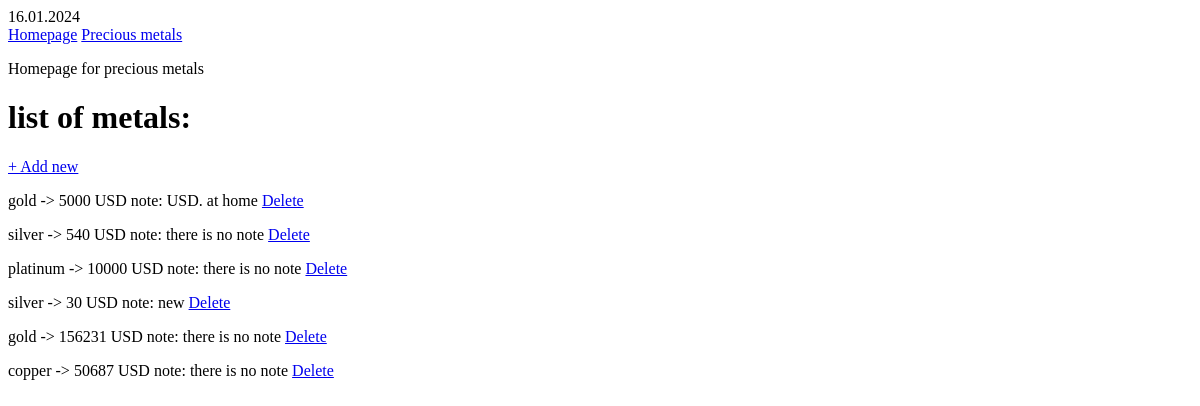
The app's page /precious_metal/, older data.
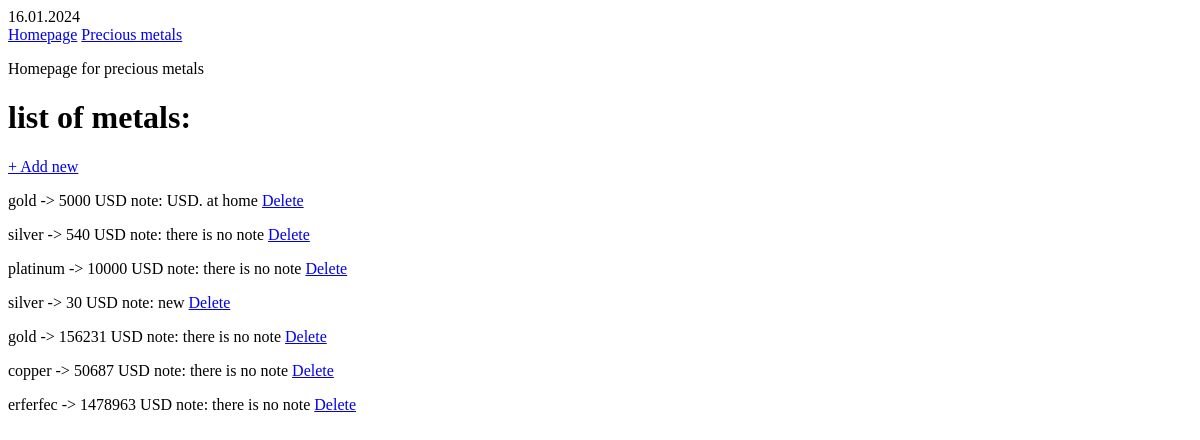
The same page, newer data.
### precious_metal/models.py (models this page shows, shortened)
class PreciousMetal(models.Model):
    item = models.CharField(max_length=30)
    value = models.IntegerField()
    note = models.CharField(null=True, blank=True, max_length=255)
    created = models.DateTimeField(auto_now_add=True)

### precious_metal/views.py (the view)
# urls.py: path("", PreciousMetalHomepage.as_view(), name="precious_metal_homepage"),
class PreciousMetalHomepage(ListView): #Listview has probably "objectlist" as original function
    model = PreciousMetal
    template_name = "precious_metal/homepage_precious_metal.html"

### precious_metal/templates/precious_metal/homepage_precious_metal.html (shortened to what this page needs)
{% extends "base/base.html" %}
{% block body %}
<p>Homepage for precious metals</p>
<h1>list of metals:</h1>
<p><a href="{% url "metal_create" %}">+ Add new</a></p>
{% for metal in object_list %}
        <p>{{ metal.item }} -> {{ metal.value }} USD    note:
            {% if metal.note == None %}
                <span>there is no note</span>
            {% else %}
                <span>{{ metal.note }}</span>
            {% endif %}
        <span>
            <a href="{% url "metal_delete" metal.id %}">Delete</a>
        </span>
        </p>
    {% endfor %}
{% endblock body %}

Row changes from the older to the newer data that the page shows:
added PreciousMetal: item "erferfec", value "1478963", shows "there is no note"
